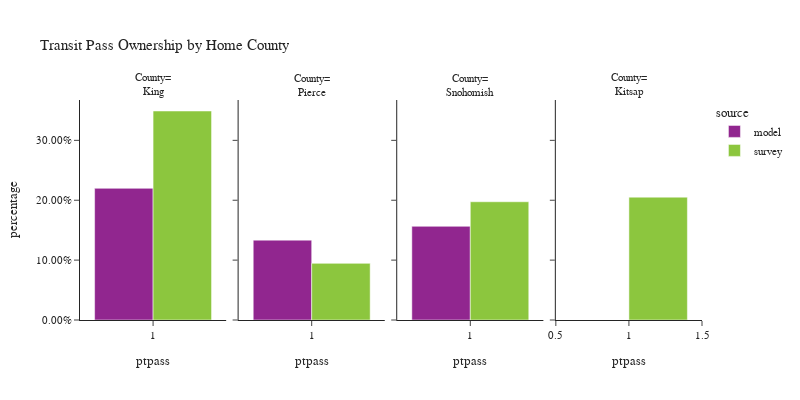

Source (notebook cell):
### Code cell
plot_transit_pass(person, 'CountyName', 'Home County', 'County')

### Figure 1 — Plotly figure (JSON) as saved in the notebook; plotly's stock layout.template omitted (floating-point values rounded to 4 significant figures)
{"data": [{"alignmentgroup": "True", "customdata": [[506584]], "hovertemplate": "source=model<br>CountyName=King<br>ptpass=%{x}<br>percentage=%{y}<br>sample count=%{customdata[0]}<extra></extra>", "legendgroup": "model", "marker": {"color": "#91268F", "pattern": {"shape": ""}}, "name": "model", "offsetgroup": "model", "orientation": "v", "showlegend": true, "textposition": "auto", "type": "bar", "x": [1.0], "xaxis": "x", "y": [0.2199], "yaxis": "y"}, {"alignmentgroup": "True", "customdata": [[123432]], "hovertemplate": "source=model<br>CountyName=Pierce<br>ptpass=%{x}<br>percentage=%{y}<br>sample count=%{customdata[0]}<extra></extra>", "legendgroup": "model", "marker": {"color": "#91268F", "pattern": {"shape": ""}}, "name": "model", "offsetgroup": "model", "orientation": "v", "showlegend": false, "textposition": "auto", "type": "bar", "x": [1.0], "xaxis": "x2", "y": [0.1334], "yaxis": "y2"}, {"alignmentgroup": "True", "customdata": [[98500]], "hovertemplate": "source=model<br>CountyName=Snohomish<br>ptpass=%{x}<br>percentage=%{y}<br>sample count=%{customdata[0]}<extra></extra>", "legendgroup": "model", "marker": {"color": "#91268F", "pattern": {"shape": ""}}, "name": "model", "offsetgroup": "model", "orientation": "v", "showlegend": false, "textposition": "auto", "type": "bar", "x": [1.0], "xaxis": "x3", "y": [0.1564], "yaxis": "y3"}, {"alignmentgroup": "True", "customdata": [[2238]], "hovertemplate": "source=survey<br>CountyName=King<br>ptpass=%{x}<br>percentage=%{y}<br>sample count=%{customdata[0]}<extra></extra>", "legendgroup": "survey", "marker": {"color": "#8CC63E", "pattern": {"shape": ""}}, "name": "survey", "offsetgroup": "survey", "orientation": "v", "showlegend": true, "textposition": "auto", "type": "bar", "x": [1.0], "xaxis": "x", "y": [0.349], "yaxis": "y"}, {"alignmentgroup": "True", "customdata": [[116]], "hovertemplate": "source=survey<br>CountyName=Pierce<br>ptpass=%{x}<br>percentage=%{y}<br>sample count=%{customdata[0]}<extra></extra>", "legendgroup": "survey", "marker": {"color": "#8CC63E", "pattern": {"shape": ""}}, "name": "survey", "offsetgroup": "survey", "orientation": "v", "showlegend": false, "textposition": "auto", "type": "bar", "x": [1.0], "xaxis": "x2", "y": [0.09459], "yaxis": "y2"}, {"alignmentgroup": "True", "customdata": [[192]], "hovertemplate": "source=survey<br>CountyName=Snohomish<br>ptpass=%{x}<br>percentage=%{y}<br>sample count=%{customdata[0]}<extra></extra>", "legendgroup": "survey", "marker": {"color": "#8CC63E", "pattern": {"shape": ""}}, "name": "survey", "offsetgroup": "survey", "orientation": "v", "showlegend": false, "textposition": "auto", "type": "bar", "x": [1.0], "xaxis": "x3", "y": [0.1975], "yaxis": "y3"}, {"alignmentgroup": "True", "customdata": [[106]], "hovertemplate": "source=survey<br>CountyName=Kitsap<br>ptpass=%{x}<br>percentage=%{y}<br>sample count=%{customdata[0]}<extra></extra>", "legendgroup": "survey", "marker": {"color": "#8CC63E", "pattern": {"shape": ""}}, "name": "survey", "offsetgroup": "survey", "orientation": "v", "showlegend": false, "textposition": "auto", "type": "bar", "x": [1.0], "xaxis": "x4", "y": [0.2051], "yaxis": "y4"}], "layout": {"annotations": [{"font": {}, "showarrow": false, "text": "County=<br>King", "x": 0.1175, "xanchor": "center", "xref": "paper", "y": 1.0, "yanchor": "bottom", "yref": "paper"}, {"font": {}, "showarrow": false, "text": "County=<br>Pierce", "x": 0.3725, "xanchor": "center", "xref": "paper", "y": 1.0, "yanchor": "bottom", "yref": "paper"}, {"font": {}, "showarrow": false, "text": "County=<br>Snohomish", "x": 0.6275, "xanchor": "center", "xref": "paper", "y": 1.0, "yanchor": "bottom", "yref": "paper"}, {"font": {}, "showarrow": false, "text": "County=<br>Kitsap", "x": 0.8825, "xanchor": "center", "xref": "paper", "y": 1.0, "yanchor": "bottom", "yref": "paper"}], "barmode": "group", "font": {"size": 11}, "height": 400, "legend": {"title": {"text": "source"}, "tracegroupgap": 0}, "title": {"text": "Transit Pass Ownership by Home County"}, "width": 800, "xaxis": {"anchor": "y", "domain": [0.0, 0.235], "title": {"text": "ptpass"}}, "xaxis2": {"anchor": "y2", "domain": [0.255, 0.49], "matches": "x", "title": {"text": "ptpass"}}, "xaxis3": {"anchor": "y3", "domain": [0.51, 0.745], "matches": "x", "title": {"text": "ptpass"}}, "xaxis4": {"anchor": "y4", "domain": [0.765, 1.0], "matches": "x", "title": {"text": "ptpass"}}, "yaxis": {"anchor": "x", "domain": [0.0, 1.0], "tickformat": ".2%", "title": {"text": "percentage"}}, "yaxis2": {"anchor": "x2", "domain": [0.0, 1.0], "matches": "y", "showticklabels": false, "tickformat": ".2%"}, "yaxis3": {"anchor": "x3", "domain": [0.0, 1.0], "matches": "y", "showticklabels": false, "tickformat": ".2%"}, "yaxis4": {"anchor": "x4", "domain": [0.0, 1.0], "matches": "y", "showticklabels": false, "tickformat": ".2%"}}}
